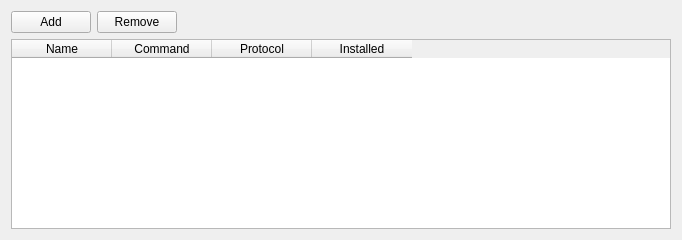
<?xml version="1.0" encoding="UTF-8"?>
<ui version="4.0">
 <class>EngineSettings</class>
 <widget class="QWidget" name="EngineSettings">
  <property name="geometry">
   <rect>
    <x>0</x>
    <y>0</y>
    <width>682</width>
    <height>240</height>
   </rect>
  </property>
  <layout class="QVBoxLayout" name="verticalLayout">
   <item>
    <layout class="QHBoxLayout" name="horizontalLayout">
     <item>
      <widget class="KPushButton" name="addButton">
       <property name="text">
        <string>Add</string>
       </property>
      </widget>
     </item>
     <item>
      <widget class="KPushButton" name="removeButton">
       <property name="text">
        <string>Remove</string>
       </property>
      </widget>
     </item>
     <item>
      <spacer name="horizontalSpacer">
       <property name="orientation">
        <enum>Qt::Horizontal</enum>
       </property>
       <property name="sizeHint" stdset="0">
        <size>
         <width>40</width>
         <height>20</height>
        </size>
       </property>
      </spacer>
     </item>
    </layout>
   </item>
   <item>
    <widget class="QTableWidget" name="tableWidget">
     <property name="alternatingRowColors">
      <bool>true</bool>
     </property>
     <property name="selectionMode">
      <enum>QAbstractItemView::SingleSelection</enum>
     </property>
     <property name="selectionBehavior">
      <enum>QAbstractItemView::SelectRows</enum>
     </property>
     <property name="columnCount">
      <number>4</number>
     </property>
     <column>
      <property name="text">
       <string>Name</string>
      </property>
     </column>
     <column>
      <property name="text">
       <string>Command</string>
      </property>
     </column>
     <column>
      <property name="text">
       <string>Protocol</string>
      </property>
     </column>
     <column>
      <property name="text">
       <string>Installed</string>
      </property>
     </column>
    </widget>
   </item>
  </layout>
 </widget>
 <customwidgets>
  <customwidget>
   <class>KPushButton</class>
   <extends>QPushButton</extends>
   <header>kpushbutton.h</header>
  </customwidget>
 </customwidgets>
 <resources/>
 <connections/>
</ui>
